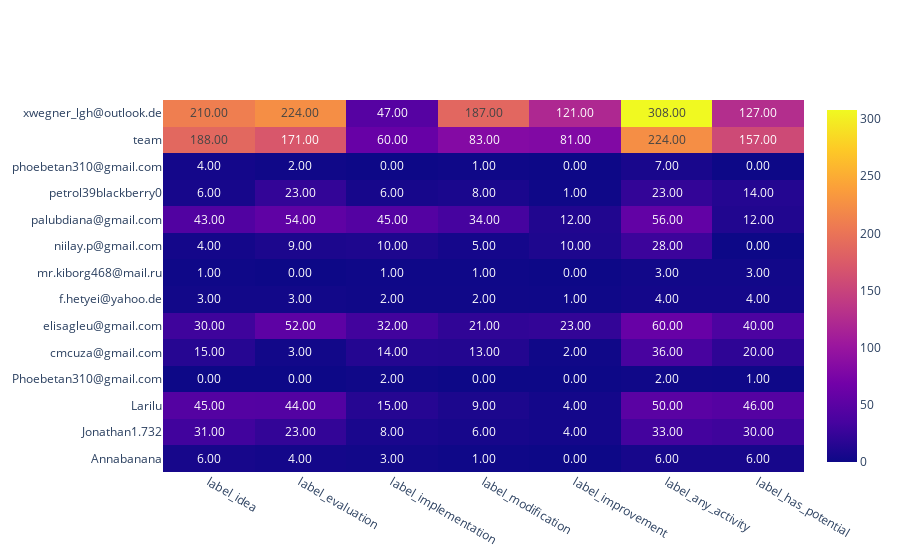

This figure's notebook cell:
### Code cell
label_stats.plot_label_counts_by_labeller(normalize=False)

### Figure 1 — Plotly figure (JSON) as saved in the notebook; plotly's stock layout.template omitted (floating-point values rounded to 4 significant figures)
{"data": [{"text": [[6, 4, 3, 1, 0, 6, 6], [31, 23, 8, 6, 4, 33, 30], [45, 44, 15, 9, 4, 50, 46], [0, 0, 2, 0, 0, 2, 1], [15, 3, 14, 13, 2, 36, 20], [30, 52, 32, 21, 23, 60, 40], [3, 3, 2, 2, 1, 4, 4], [1, 0, 1, 1, 0, 3, 3], [4, 9, 10, 5, 10, 28, 0], [43, 54, 45, 34, 12, 56, 12], [6, 23, 6, 8, 1, 23, 14], [4, 2, 0, 1, 0, 7, 0], [188, 171, 60, 83, 81, 224, 157], [210, 224, 47, 187, 121, 308, 127]], "texttemplate": "%{text:.2f}", "x": ["label_idea", "label_evaluation", "label_implementation", "label_modification", "label_improvement", "label_any_activity", "label_has_potential"], "y": ["Annabanana", "Jonathan1.732", "Larilu", "Phoebetan310@gmail.com", "cmcuza@gmail.com", "elisagleu@gmail.com", "f.hetyei@yahoo.de", "mr.kiborg468@mail.ru", "niilay.p@gmail.com", "palubdiana@gmail.com", "petrol39blackberry0", "phoebetan310@gmail.com", "team", "xwegner_lgh@outlook.de"], "z": [[6, 4, 3, 1, 0, 6, 6], [31, 23, 8, 6, 4, 33, 30], [45, 44, 15, 9, 4, 50, 46], [0, 0, 2, 0, 0, 2, 1], [15, 3, 14, 13, 2, 36, 20], [30, 52, 32, 21, 23, 60, 40], [3, 3, 2, 2, 1, 4, 4], [1, 0, 1, 1, 0, 3, 3], [4, 9, 10, 5, 10, 28, 0], [43, 54, 45, 34, 12, 56, 12], [6, 23, 6, 8, 1, 23, 14], [4, 2, 0, 1, 0, 7, 0], [188, 171, 60, 83, 81, 224, 157], [210, 224, 47, 187, 121, 308, 127]], "type": "heatmap"}], "layout": {}}
